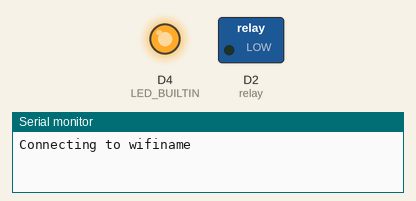
Simulated run of this sketch. Board: ESP8266 (NodeMCU). Parts: switched loads named in the sketch (green lamp = pin HIGH), output pins drawn as LEDs (lit = HIGH, except the on-board LED, lit = LOW), the last lines printed to the serial monitor. WiFi joins after 1.5 s; servers stay silent unless stated; uploads are accepted with an empty reply.

Above: at 0.1 s.
At 2.2 s:
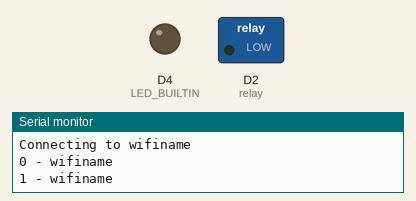
Timing chart, 0 to 3.7 s (numbered marks = the images above):
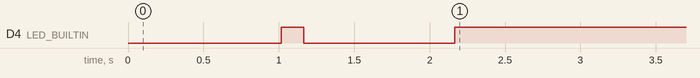

The sketch:

timer_switch.ino
```cpp
#include <ESP8266WiFi.h>
#include <ESP8266HTTPClient.h>
#include <EEPROM.h>
#include <ArduinoJson.h>

char* ssid = "wifiname";
char* password = "wifipass";
const char* host = "http://host.sa";

int count1 = 0;
int count2 = 0;
const int relay = D2;
int api_switch1 = 0;


void setup() {
  Serial.begin(115200);
  delay(10);

  pinMode(LED_BUILTIN, OUTPUT);
  pinMode(relay, OUTPUT);


  Serial.print("Connecting to ");
  Serial.println(ssid);

  WiFi.mode(WIFI_STA);
  WiFi.begin(ssid, password);

while (WiFi.status() != WL_CONNECTED) {
    digitalWrite(LED_BUILTIN, LOW);
    delay(1000);
    Serial.print("" + (String)count1 + " - ");
    Serial.println(ssid);
    count1 ++;


    WiFi.begin(ssid, password);
    digitalWrite(LED_BUILTIN, HIGH);
    delay(150);

  } //end while


  Serial.println("");
  Serial.println("WiFi connected");
  Serial.println("IP address: ");
  Serial.println(WiFi.localIP());
  digitalWrite(LED_BUILTIN, HIGH);

}


//=========================
String ipToString(IPAddress ip){
  String s="";
  for (int i=0; i<4; i++)
    s += i  ? "." + String(ip[i]) : String(ip[i]);
  return s;
}


void loop() {

/*
  digitalWrite(LED_BUILTIN, LOW);
  delay(100);
  digitalWrite(LED_BUILTIN, HIGH);
  delay(50);
  digitalWrite(LED_BUILTIN, LOW);
  delay(1000);
  digitalWrite(LED_BUILTIN, HIGH);
*/

    String url = "/api/receive/arduino_timer_switch?"
                "c=" + (String)count2 +
                "&ip=" + (String)  ipToString(WiFi.localIP()) +
                "&ssid=" +  (String) ssid +
                "&rssi=" +  (String) WiFi.RSSI() +
                "&mac=" +  (String) WiFi.macAddress();


// Check WiFi Status
  if (WiFi.status() == WL_CONNECTED) {
    HTTPClient http;
    http.begin(host + url);
    Serial.println(host + url);
    int httpCode = http.GET();
    Serial.println(httpCode);
    if (httpCode > 0) {

      String payload = http.getString();
      // TODO: Parsing
      Serial.println(payload);


 const size_t bufferSize = JSON_ARRAY_SIZE(1) + JSON_OBJECT_SIZE(1) +
      2*JSON_OBJECT_SIZE(2) + JSON_OBJECT_SIZE(4) + JSON_OBJECT_SIZE(5) +
      JSON_OBJECT_SIZE(6) + JSON_OBJECT_SIZE(12) + 390;
  DynamicJsonBuffer jsonBuffer(bufferSize);

  JsonObject& root = jsonBuffer.parseObject(payload);

if (!root.success()) {
    Serial.println("JSON parsing failed!");
    return ;
  }

  api_switch1 = root["switch1"];


  if( api_switch1 == 1){
      digitalWrite(relay, HIGH);
      Serial.println("relay1 ON");
    }else{
      digitalWrite(relay, LOW);
      Serial.println("relay1 OFF");
    }


    } // end (httpCode > 0)
    http.end();
    count2++;


    } // end (WiFi.status() == WL_CONNECTED)


 delay(1500);
}
```
